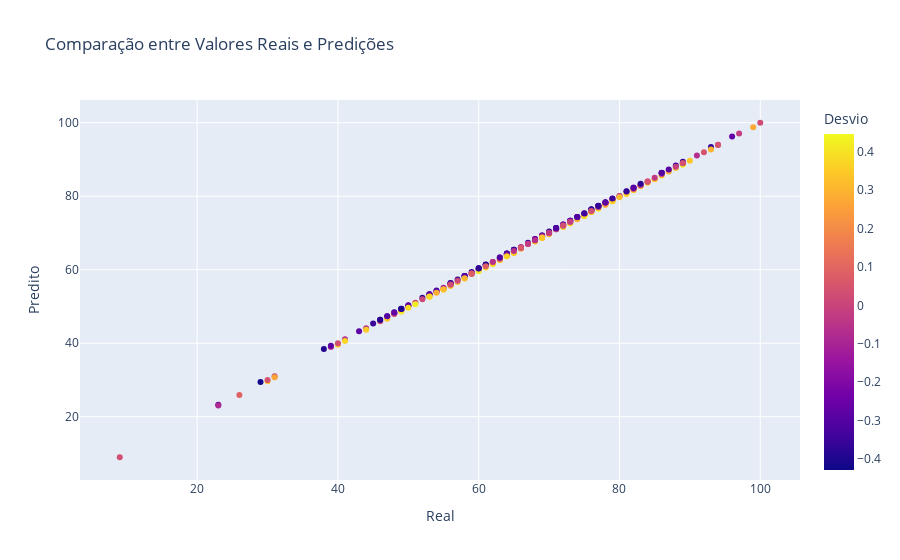

Source (notebook cell):
### Code cell
df_predicted_results = pd.DataFrame({'Real': y_test, 'Predicted': y_pred, 'Desvio': y_test - y_pred})

fig = px.scatter(df_predicted_results, x='Real', y='Predicted', color='Desvio', title='Comparação entre Valores Reais e Predições', labels={'Real': 'Real', 'Predicted': 'Predito', 'Desvio': 'Desvio'})
fig.update_layout(xaxis_title='Real', yaxis_title='Predito')
    
fig.show()

### Figure 1 — Plotly figure (JSON) as saved in the notebook; plotly's stock layout.template omitted (floating-point values rounded to 4 significant figures; data arrays with more than 128 entries replaced by an {"elided": "..."} marker saying what was removed)
{"data": [{"hovertemplate": "Real=%{x}<br>Predito=%{y}<br>Desvio=%{marker.color}<extra></extra>", "legendgroup": "", "marker": {"color": {"elided": "300 float values"}, "coloraxis": "coloraxis", "symbol": "circle"}, "mode": "markers", "name": "", "orientation": "v", "showlegend": false, "type": "scatter", "x": {"elided": "300 int values"}, "xaxis": "x", "y": {"elided": "300 float values"}, "yaxis": "y"}], "layout": {"coloraxis": {"colorbar": {"title": {"text": "Desvio"}}, "colorscale": [[0, "#0d0887"], [0.1111, "#46039f"], [0.2222, "#7201a8"], [0.3333, "#9c179e"], [0.4444, "#bd3786"], [0.5556, "#d8576b"], [0.6667, "#ed7953"], [0.7778, "#fb9f3a"], [0.8889, "#fdca26"], [1, "#f0f921"]]}, "legend": {"tracegroupgap": 0}, "title": {"text": "Comparação entre Valores Reais e Predições"}, "xaxis": {"anchor": "y", "domain": [0, 1], "title": {"text": "Real"}}, "yaxis": {"anchor": "x", "domain": [0, 1], "title": {"text": "Predito"}}}}
